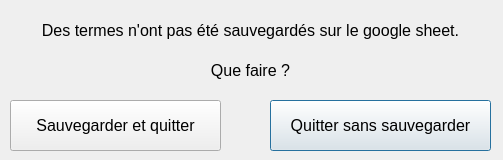
<?xml version="1.0" encoding="UTF-8"?>
<ui version="4.0">
 <class>Dialog</class>
 <widget class="QDialog" name="Dialog">
  <property name="geometry">
   <rect>
    <x>0</x>
    <y>0</y>
    <width>503</width>
    <height>160</height>
   </rect>
  </property>
  <property name="minimumSize">
   <size>
    <width>503</width>
    <height>160</height>
   </size>
  </property>
  <property name="maximumSize">
   <size>
    <width>503</width>
    <height>160</height>
   </size>
  </property>
  <property name="windowTitle">
   <string>DreamTeamTrad - FautesCheck - Sauvegarder termes ?</string>
  </property>
  <property name="windowIcon">
   <iconset resource="../ressource.qrc">
    <normaloff>:/ressource/DreamteamLogo.ico</normaloff>:/ressource/DreamteamLogo.ico</iconset>
  </property>
  <widget class="QLabel" name="label_messageSecondPart">
   <property name="geometry">
    <rect>
     <x>10</x>
     <y>50</y>
     <width>481</width>
     <height>41</height>
    </rect>
   </property>
   <property name="font">
    <font>
     <pointsize>12</pointsize>
    </font>
   </property>
   <property name="text">
    <string>Que faire ?</string>
   </property>
   <property name="alignment">
    <set>Qt::AlignCenter</set>
   </property>
  </widget>
  <widget class="QLabel" name="label_messageFirstPart">
   <property name="geometry">
    <rect>
     <x>10</x>
     <y>10</y>
     <width>481</width>
     <height>41</height>
    </rect>
   </property>
   <property name="font">
    <font>
     <pointsize>12</pointsize>
    </font>
   </property>
   <property name="text">
    <string>Des termes n'ont pas été sauvegardés sur le google sheet.</string>
   </property>
   <property name="alignment">
    <set>Qt::AlignCenter</set>
   </property>
  </widget>
  <widget class="QPushButton" name="pushButton_QuitWithoutSaving">
   <property name="geometry">
    <rect>
     <x>270</x>
     <y>100</y>
     <width>221</width>
     <height>51</height>
    </rect>
   </property>
   <property name="font">
    <font>
     <pointsize>12</pointsize>
    </font>
   </property>
   <property name="text">
    <string>Quitter sans sauvegarder</string>
   </property>
  </widget>
  <widget class="QPushButton" name="pushButton_saveAndQuit">
   <property name="geometry">
    <rect>
     <x>10</x>
     <y>100</y>
     <width>211</width>
     <height>51</height>
    </rect>
   </property>
   <property name="font">
    <font>
     <pointsize>12</pointsize>
    </font>
   </property>
   <property name="text">
    <string>Sauvegarder et quitter</string>
   </property>
   <property name="autoDefault">
    <bool>true</bool>
   </property>
  </widget>
 </widget>
 <resources>
  <include location="../ressource.qrc"/>
 </resources>
 <connections/>
</ui>
